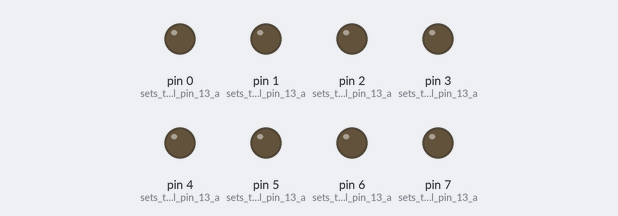
The sketch below on a simulated Arduino Uno, built with avr-gcc and run on an emulated ATmega328P. Parts: output pins drawn as LEDs (lit = HIGH).

Above: at 0.5 s.
At 3.5 s:
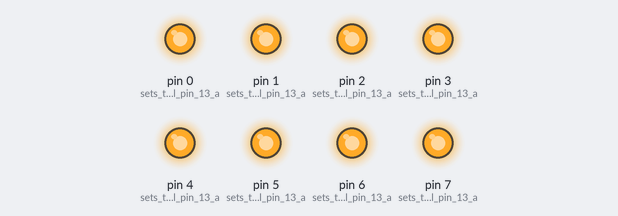
Timing chart, 0 to 4.6 s (numbered marks = the images above):
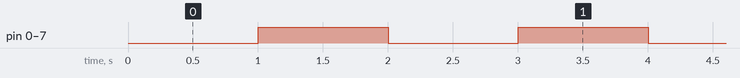

Measured:
- by itself, pin 0 (sets_the_digital_pin_13_a), pin 1 (sets_the_digital_pin_13_a), pin 2 (sets_the_digital_pin_13_a), pin 3 (sets_the_digital_pin_13_a), pin 4 (sets_the_digital_pin_13_a), pin 5 (sets_the_digital_pin_13_a), pin 6 (sets_the_digital_pin_13_a), pin 7 (sets_the_digital_pin_13_a): alternates HIGH for 1.0 s and LOW for 1.0 s

The sketch:

ferris_fluid.ino
```cpp
void setup() {
  // put your setup code here, to run once:
pinMode(0, OUTPUT);    // sets the digital pin 13 as output
pinMode(1, OUTPUT);    // sets the digital pin 13 as output
pinMode(2, OUTPUT);    // sets the digital pin 13 as output
pinMode(3, OUTPUT);    // sets the digital pin 13 as output
pinMode(4, OUTPUT);    // sets the digital pin 13 as output
pinMode(5, OUTPUT);    // sets the digital pin 13 as output
pinMode(6, OUTPUT);    // sets the digital pin 13 as output
pinMode(7, OUTPUT);    // sets the digital pin 13 as output
}

void loop() {
  // put your main code here, to run repeatedly:
  digitalWrite(0, LOW);
  digitalWrite(1, LOW);
  digitalWrite(2, LOW);
  digitalWrite(3, LOW);
  digitalWrite(4, LOW);
  digitalWrite(5, LOW);
  digitalWrite(6, LOW);
  digitalWrite(7, LOW);
  delay(1000);
  digitalWrite(0, HIGH);
  digitalWrite(1, HIGH);
  digitalWrite(2, HIGH);
  digitalWrite(3, HIGH);
  digitalWrite(4, HIGH);
  digitalWrite(5, HIGH);
  digitalWrite(6, HIGH);
  digitalWrite(7, HIGH);
  delay(1000);

}
```
